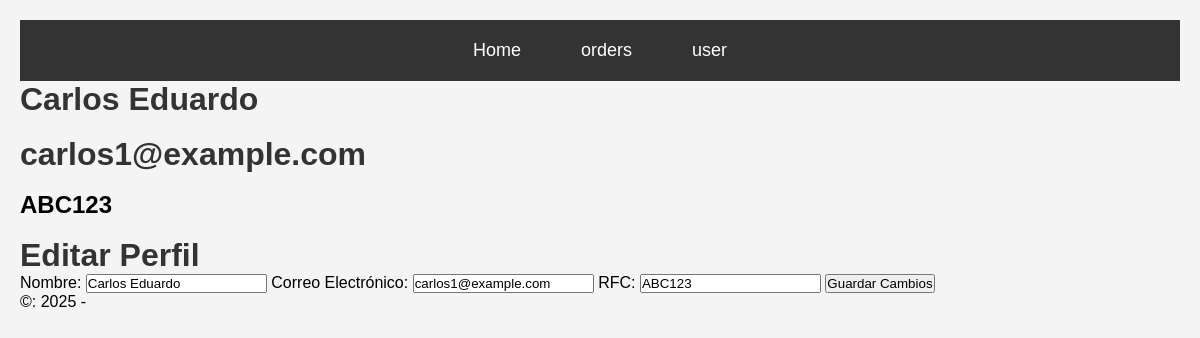
/users/details-user-id/1, run on the app's committed database.
### users/models.py (models this page shows, shortened)
class users(models.Model):
    name = models.CharField(max_length=100)
    email = models.EmailField(max_length=100)
    age = models.IntegerField()
    rfc = models.CharField(max_length=13)
    photo = models.CharField(max_length=200)
    created_date = models.DateTimeField(auto_now_add=True)
    updated_date = models.DateTimeField(auto_now=True)

### users/views.py (the view)
# urls.py: path("details-user-id/<int:id>", views.userDetail, name="userDetail")
def userDetail(request, id):
    user = get_object_or_404(users, id=id)  # Obtener el usuario o mostrar 404
    if request.method == "POST":
        user.name = request.POST.get('name')
        user.email = request.POST.get('email')
        user.rfc = request.POST.get('rfc')
        user.save()
        return redirect('userDetail', id=user.id)  # Redirigir al detalle del usuario actualizado
    return render(request, 'users/detail.html', {"user": user})

### tamplates/users/detail.html (shortened to what this page needs)
{% extends "base/base.html"%}
{% block content %}
<h1>{{user.name}}</h1>
<br>
<h1>{{user.email}}</h1>
<br>
<h2>{{user.rfc}}</h2>
<br>
<h1>Editar Perfil</h1>
<form method="POST">
    <label for="name">Nombre:</label>
    <input type="text" id="name" name="name" value="{{ user.name }}" required>
    <label for="email">Correo Electrónico:</label>
    <input type="email" id="email" name="email" value="{{ user.email }}" required>
    <label for="rfc">RFC:</label>
    <input type="text" id="rfc" name="rfc" value="{{ user.rfc }}" required>
    <button type="submit">Guardar Cambios</button>
</form>
{% endblock %}

### static/css/users.css (style rules this page uses)
body { font-family: Arial, sans-serif; background-color: #f4f4f4; text-align: center; margin: 0; padding: 20px; }
h1 { color: #333; }
body { font-family: Arial, sans-serif; background-color: #f4f4f4; text-align: left; margin: 0; padding: 20px; }

### static/css/header.css (style rules this page uses)
* { margin: 0; padding: 0; }

### data on the page
users: name "Carlos Eduardo", email "carlos1@example.com", rfc "ABC123"
